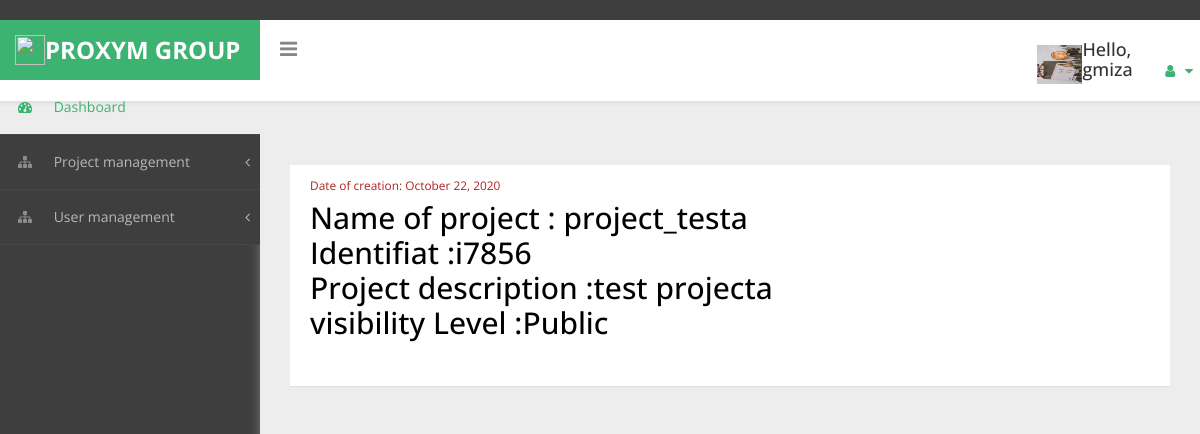
The page /project_detail/1/ (signed in) on the database its author committed.
### users/models.py (models this page shows, shortened)
class Profile(models.Model):
    user = models.OneToOneField(User, on_delete=models.CASCADE,unique=True, primary_key=True, default=None)
    image = models.ImageField(default='default.jpg', upload_to='profile_pics')

### blog/models.py (models this page shows, shortened)
class Post(models.Model):
    id = models.AutoField(primary_key=True)
    Project_name = models.CharField(max_length=100)
    gitlab_id = models.CharField(max_length=100)
    redmine_id = models.CharField(max_length=100)
    Identifiat  = models.CharField(max_length=100)
    gitlab_member = models.CharField(max_length=100)
    project_description = models.TextField()
    Project_URL = models.CharField(max_length=100)
    name_customer = models.CharField(max_length=100)
    date_posted = models.DateTimeField(default=timezone.now)
    expires_at = models.DateTimeField(default=datetime.date.today)
    author = models.ForeignKey(User, on_delete=models.CASCADE,default=123)
    LEVEL = (
        ('Public',  'Public'),
        ('Private', 'Private'),
        ('Internel', 'Internel'),
    )
    visibility_Level = MultiSelectField(choices=LEVEL)
    STATUS = (
                ('Pending', 'Pending'),
                ('Out for delivery', 'Out for delivery'),
                ('Delivered', 'Delivered'),
                )
    status = models.CharField(max_length=200, null=True, choices=STATUS)

### blog/views.py (the view)
# urls.py: path('project_detail/<int:pk>/', PostDetailView.as_view(template_name = 'blog/post_detail.html'), name='post-detail'),
class PostDetailView(DetailView):
    model= Post
    template_name = 'blog/post_detail.html'

### blog/templates/blog/post_detail.html (shortened to what this page needs)
{% include "blog/index.html" %}
{% block content %}
<div class="content-section">
  <div class="content-section">
      <div id="page-wrapper" >
          <div class="header">
                <h1 class="page-header">
                            </h1>
              </div>
        <div id="page-inner">
          <div class="row">
              <div class="col-md-12">
  <article class="media content-section">
    <div class="media-body">
      <ol class="breadcrumb">
        <small class="text-muted">Date of creation: {{ object.date_posted|date:"F d, Y" }}</small><br/>
      <h2 class="article-title">Name of project : {{ object.Project_name}}</h2>
      <h2 class="article-title">Identifiat :{{object.Identifiat}}</h2>
      <h2 class="article-title">Project description :{{ object.project_description}}</h2>
      <h2 class="article-title">visibility Level :{{ object.visibility_Level}}</h2>
      <br/>   <br/>
    </div>
</article>
</div>
</div>
</div>
{% endblock content %}

### blog/templates/blog/index.html (shortened to what this page needs)
﻿{% load static %}
<!DOCTYPE html>
<html xmlns="http://www.w3.org/1999/xhtml">
<head>
    <link href="{% static 'blog/bootstrap.css'%}" rel="stylesheet" />
    <link href= "{% static 'blog/font-awesome.css'%}" rel="stylesheet" />
    <link href="{% static 'blog/morris-0.4.3.min.css'%}" rel="stylesheet" />
    <link href="{% static 'blog/custom-styles.css'%}" rel="stylesheet" />
    <link rel="stylesheet" href="{% static 'blog/cssCharts.css'%}">
    <link rel="stylesheet" href="https://cdnjs.cloudflare.com/ajax/libs/font-awesome/4.7.0/css/font-awesome.min.css">
</head>
<body>
    <div id="wrapper">
        <nav class="navbar navbar-default top-navbar" role="navigation">
            <div class="navbar-header">
                <a class="navbar-brand mr-4" style="background-color: #3CB371;" href="{% url 'blog-home' %}"><img src ="{% static 'image/icon.png' %}" style="float:left; position:relative;width:30px;height:30px;background-color: #3CB371;"> PROXYM GROUP</a>
		<div id="sideNav">
        <i class="fa fa-bars icon"></i>
		</div>
            </div>
            <ul class="nav navbar-top-links navbar-right">
                <li class="dropdown">
                         <img style="float:left; position:relative;
                        margin-top:25px;padding-left:-10px;" width="45" height="40" src="{{ user.profile.image.url }}">
                    <span class="hello-msg"><h4></span>Hello, {{request.user}}</h4>
                    <li class="dropdown">
                        <a class="dropdown-toggle" data-toggle="dropdown"  href="{% url 'profile' %}" >
                            <i class="fa fa-user fa-fw"></i> <i class="fa fa-caret-down"></i>
                        </li>
                        </nav>
                        </div>
        <nav class="navbar-default navbar-side" role="navigation">
            <div class="sidebar-collapse">
                <ul class="nav" id="main-menu">
                    <li>
                        <a class="active-menu" href="{% url 'blog-index' %}"><i class="fa fa-dashboard"></i> Dashboard</a>
                    </li>
                    <li>
                        {% if user.is_authenticated %}
                        <a href="#"><i class="fa fa-sitemap"></i> Project management<span class="fa arrow"></span></a>
                        </li>
                        <li>
                            <a href="#"><i class="fa fa-sitemap"></i> User management<span class="fa arrow"></span></a>
                                {% else %}
                                <li>  <a class="nav-item nav-link" href="{% url 'login' %}"><i class="fa fa-fw fa-user"></i>Login</a></li>
                                </ul>
                                {% endif %}
                            </li>
                          </ul></div></nav>
</body>
</html>

### blog/static/blog/custom-styles.css (style rules this page uses)
body { font-family: 'Open Sans', sans-serif; background: #3E3E3E; }
#wrapper { width: 100%; }
#page-wrapper { padding: 15px 15px; min-height: 600px; background: #EDEDED; }
#page-inner { width:100%; margin:10px 20px 10px 0px; background-color:transparent; padding: 15px 30px; min-height:1200px; }
h1, .h1, h2, .h2, h3, .h3 { margin-top: 7px; margin-bottom: -5px; }
h2 { color: #000; }
h4 { padding-top:10px; }
.navbar-side { z-index: 0; }
.navbar-side .nav > li > a > i { color: #8C8C8C;padding: 8px;width: 30px;text-align: center; }
.top-navbar { position: fixed; width: 100%; z-index: 300; -webkit-box-shadow: 0 3px 3px rgba(0, 0, 0, 0.05); -moz-box-shadow: 0 3px 3px rgba(0, 0, 0, 0.05); box-shadow: 0 3px 3px rgba(0, 0, 0, 0.05); }
.navbar-side { z-index: 1; position: fixed; width: 260px; top: 80px; }
#page-wrapper { position: relative; top: 55px; box-shadow: 0 0 10px #757575; -moz-box-shadow: 0 0 10px #757575; -webkit-box-shadow: 0 0 10px #757575; }
.breadcrumb { padding: 12px 10px 12px 20px; margin-bottom: 20px; list-style: none; border-radius: 0; -webkit-box-shadow: 0 1px 1px rgba(0,0,0,.05); box-shadow: 0 1px 1px rgba(0,0,0,.05);background: #fff; }
.dropdown-menu>li>a { display: block; padding: 3px 20px; clear: both; font-weight: 400; line-height: 1.42857143; color: #333; white-space: nowrap; font-size: 13px; }
.text-muted { color: #B22222; }
.page-header { margin: 0;border-bottom: 1px solid transparent;text-align: left;background-color: rgb(237, 237, 237);padding: 32px 22px 32px 0;color: #323232; }
.header { margin: 0 30px; }
i.fa.fa-bars { font-size: 20px; margin: 12px 0 0; }
.top-navbar { margin:0px; }
.top-navbar .navbar-brand { color: #fff;width: 260px;text-align: left;height: 60px;font-size: 24px;font-weight: 700;line-height: 30px;background: #3CB371; }
.top-navbar .nav > li { position: relative; display: inline-block; margin: 0px; padding: 0px; }
.top-navbar .nav > li > a { position: relative; display: block; padding: 20px;color: #FFFFFF; margin: 0px; }
.active-menu, .active-menu i { background-color: #EDEDED !important; color: #3CB371 !important; }
.active-menu i { color: #3CB371 !important; }
.arrow { float: right; margin-top: 8px; }
.fa.arrow:before { content: "\f104"; }
.sidebar-collapse , .sidebar-collapse .nav { background:none; }
.sidebar-collapse .nav { padding:0; }
.sidebar-collapse .nav > li > a { color: #B8B8B8; background:transparent; text-shadow:none; font-size: 14px; }
.sidebar-collapse > .nav > li > a { padding: 12px 10px; }
.sidebar-collapse > .nav > li { border-bottom: 1px solid rgba(107, 108, 109, 0.19); }
.navbar-side { border:none; background: #3E3E3E; }
.top-navbar { background: #FFFFFF; border-bottom:none; }
.top-navbar .nav > li > a > i { margin-right: 2px; }
.navbar-default { border:0px solid black; }
.navbar-header { background: transparent; }
.nav > li > a > i { margin-right:10px; color: #3CB371; }
#sideNav { float: left; left: 0; z-index: 3; color: #868686; cursor:pointer; border-radius: 0; width: 14px; font-size: 48px; line-height: 0; margin: 7px 0 0 20px; }
@media (min-width:768px) { #page-wrapper { margin: 0 0 0 260px; padding: 0; min-height: 1200px; } }
@media (min-width:768px) { .navbar-side { width: 260px; z-index: 1; } }
@media (min-width:768px) { .navbar { border-radius: 0px; } }

### rows shown on the page
Post: date_posted "October 22, 2020", Project_name "project_testa", Identifiat "i7856", project_description "test projecta", visibility_Level "Public"

### other values the page prints
{{ request.user }} "gmiza"
